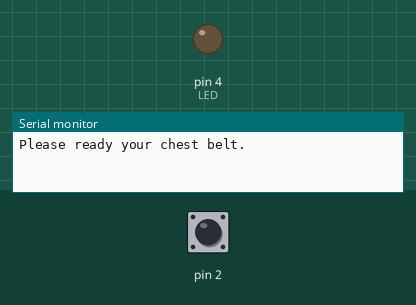
Recording of a sketch running on a simulated Arduino Uno, built with avr-gcc and run on an emulated ATmega328P. Shown: output pins drawn as LEDs (lit = HIGH), the last lines printed to the serial monitor. The inputs (shaded band) are chosen by the test bench; at power-on: pin 2 LOW.

Above: at 0.1 s.
At 6.2 s:
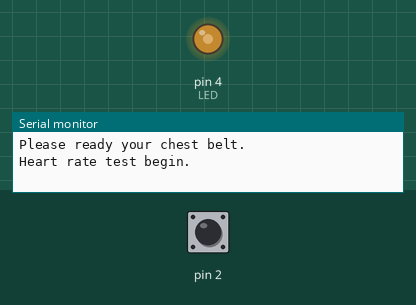
6.3 s: pin 2 driven HIGH
9.3 s: pin 2 pulsed LOW 2 times (0.12 s each, 0.3 s apart)
Timing chart, 0 to 18.3 s (numbered marks = the images above; inputs shaded):
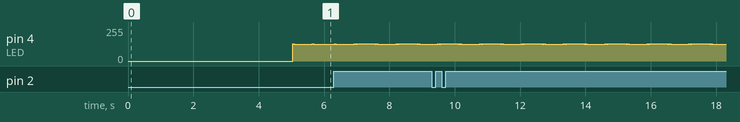

Measured:
- by itself, pin 4 (LED): repeats every 1.3 s: 124/255 0.04 s, 130/255 0.56 s, 124/255 0.04 s, 131/255 0.04 s, 125/255 0.56 s, 131/255 0.04 s

The sketch:

heart_grove.ino
```cpp
// Function: This program can be used to measure heart rate, the lowest pulse in the program be set to 30.
//         Use an external interrupt to measure it.
// Hardware: Grove - Ear-clip Heart Rate Sensor, Grove - Base Shield, Grove - LED
// Arduino IDE: Arduino-1.0
// Author: FrankieChu
// Date: Jan 22, 2013
// Version: v1.0
// by www.seeedstudio.com
#define LED 4//indicator, Grove - LED is connected with D4 of Arduino
boolean led_state = LOW;//state of LED, each time an external interrupt
long previousMillis = 0; 						//will change the state of LED
unsigned char counter;
unsigned long temp[21];
unsigned long sub;
bool data_effect=true;
unsigned int heart_rate;//the measurement result of heart rate
unsigned int heart_rate_frequency;

const int max_heartpluse_duty = 2000;//you can change it follow your system's request.
						//2000 meams 2 seconds. System return error
						//if the duty overtrip 2 second.
void setup()
{
	pinMode(LED, OUTPUT);
	Serial.begin(9600);
	Serial.println("Please ready your chest belt.");
	delay(5000);
	arrayInit();
	Serial.println("Heart rate test begin.");
	attachInterrupt(0, interrupt, RISING);//set interrupt 0,digital port 2
}
void loop()
{
  // here is where you'd put code that needs to be running all the time.

  // check to see if it's time to blink the LED; that is, if the
  // difference between the current time and last time you blinked
  // the LED is bigger than the interval at which you want to
  // blink the LED.
  unsigned long currentMillis = millis();

  if(currentMillis - previousMillis > heart_rate_frequency) {
    // save the last time you blinked the LED
    previousMillis = currentMillis;

    // if the LED is off turn it on and vice-versa:
    if (led_state == LOW)
      led_state = HIGH;
    else
      led_state = LOW;

    // set the LED with the ledState of the variable:
    digitalWrite(LED, led_state);
  }
}
/*Function: calculate the heart rate*/
void sum()
{
 if(data_effect)
    {
      heart_rate=(1200000/(temp[20]-temp[0])/60);//60*20*1000/20_total_time
      //Serial.print("Heart_rate_is:\t");
      Serial.println(heart_rate);
      heart_rate_frequency = 1000/(heart_rate);//mathhahahaha
    }
   data_effect=1;//sign bit
}
/*Function: Interrupt service routine.Get the sigal from the external interrupt*/
void interrupt()
{
    temp[counter]=millis();
	//Serial.println(counter,DEC);
    //Serial.println(temp[counter]);
    switch(counter)
	{
		case 0:
			sub=temp[counter]-temp[20];
			//Serial.println(sub);
			break;
		default:
			sub=temp[counter]-temp[counter-1];
			//Serial.println(sub);
			break;
	}
    if(sub>max_heartpluse_duty)//set 2 seconds as max heart pluse duty
	{
		data_effect=0;//sign bit
		counter=0;
		Serial.println("Heart rate measure error,test will restart!" );
		arrayInit();
	}
    if (counter==20&&data_effect)
    {
		counter=0;
		sum();
    }
    else if(counter!=20&&data_effect)
    counter++;
    else
    {
		counter=0;
		data_effect=1;
    }

}
/*Function: Initialization for the array(temp)*/
void arrayInit()
{
	for(unsigned char i=0;i < 20;i ++)
	{
		temp[i]=0;
	}
	temp[20]=millis();
}
```
